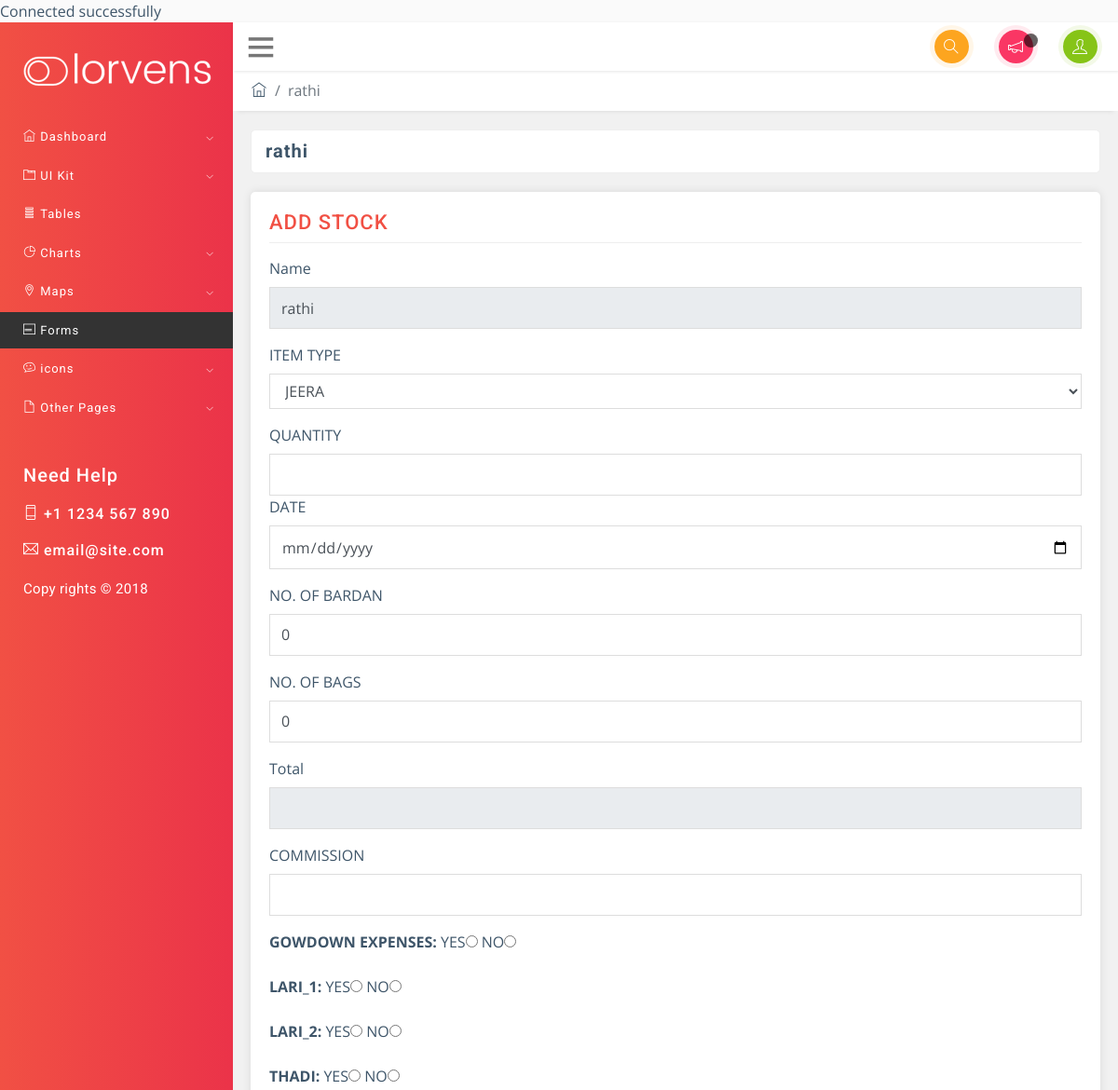
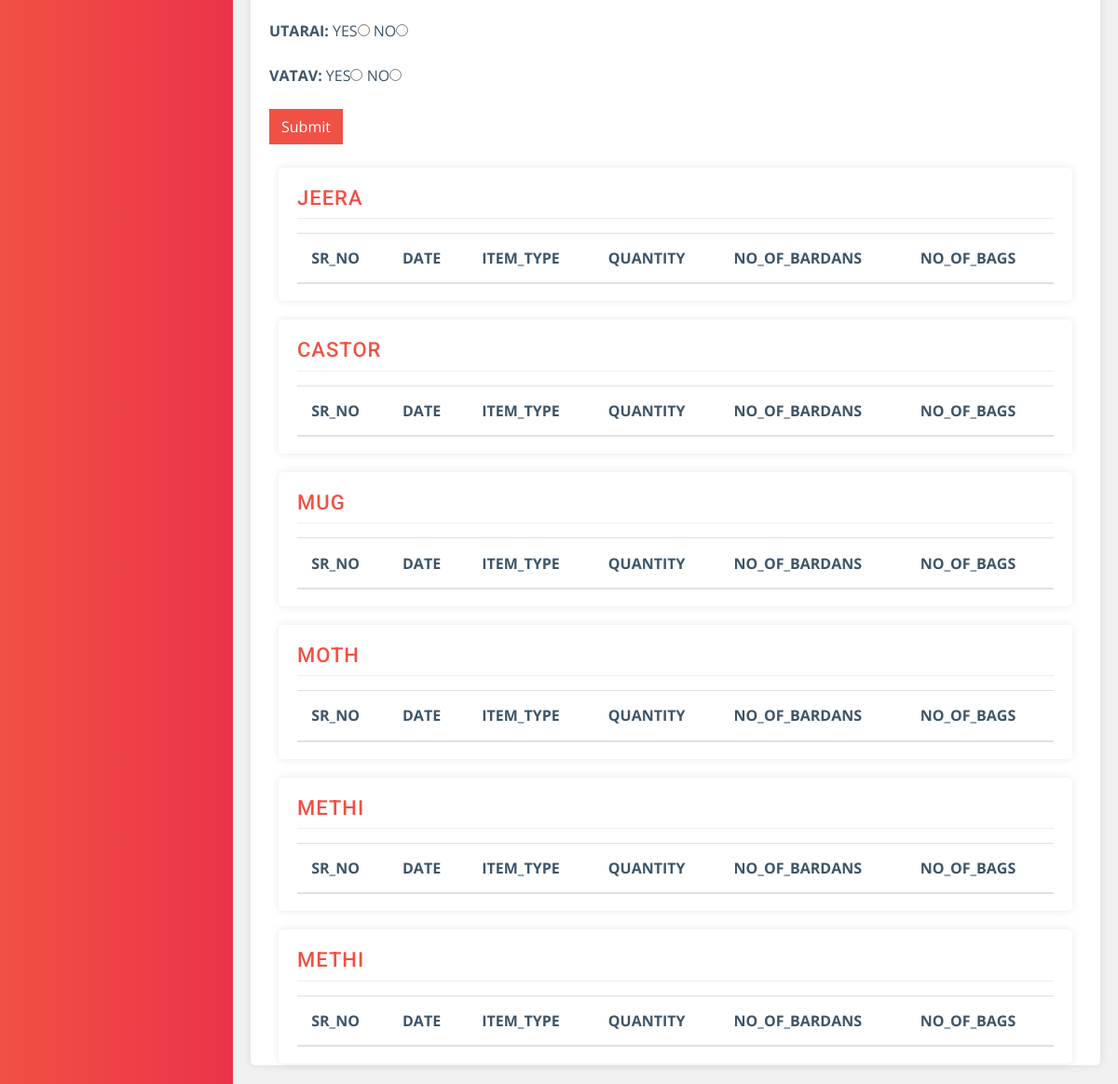
Page /add_stock.php?name=rathi on the committed database (2 pictures, top to bottom).
### tables this page shows
CREATE TABLE IF NOT EXISTS `items` (
  `SR_NO` int(100) NOT NULL AUTO_INCREMENT,
  `NAME` varchar(100) NOT NULL,
  PRIMARY KEY (`SR_NO`,`NAME`)
);

### add_stock.php (the view, shortened to what this page needs)
<?php
require_once 'conn.php';
if(isset($_GET['name'])){
?>
<html>
<head>
	<link rel="stylesheet" href="css/bootstrap.min.css">
	<link rel="stylesheet" href="css/themify-icons.css">
	<link rel="stylesheet" href="css/animate.css">
	<link rel="stylesheet" href="css/styles.css">
	<link rel="stylesheet" href="css/red.css" id="style_theme">
	<link rel="stylesheet" href="css/responsive.css">
	<link rel="stylesheet" href="charts/css/morris.css">
	<link rel="stylesheet" href="css/jquery-jvectormap.css">
</head>
<body>
	<div class="wrapper">
		<nav id="sidebar" class="lorvens-bg">
			<div class="sidebar-header">
				<a href="index.html"><img src="images/logo.png" class="logo" alt="logo"></a>
			</div>
			<ul class="list-unstyled components">
				<li>
					<a href="#nav-dashboard" data-toggle="collapse" aria-expanded="false">
						<span class="ti-home"></span> Dashboard
					</a>
				</li>
				<li class="nav-level-one">
					<a href="#nav-uiKit" data-toggle="collapse" aria-expanded="false">
						<span class="ti-layout-tab"></span> UI Kit
					</a>
				</li>
				<li>
					<a href="tables.html">
						<span class="ti-layout-menu-v"></span> Tables
					</a>
				</li>
				<li>
					<a href="#nav-charts" data-toggle="collapse" aria-expanded="false">
						<span class="ti-pie-chart"></span> Charts
					</a>
				</li>
				<li>
					<a href="#nav-maps" data-toggle="collapse" aria-expanded="false">
						<span class="ti-location-pin"></span> Maps
					</a>
				</li>
				<li class="active">
					<a href="forms.html">
						<span class="ti-layout-media-overlay-alt-2"></span> Forms
					</a>
				</li>
				<li>
					<a href="#nav-icons" data-toggle="collapse" aria-expanded="false">
						<span class="ti-themify-favicon"></span> icons
					</a>
				</li>
				<li>
					<a href="#nav-pages" data-toggle="collapse" aria-expanded="false">
						<span class="ti-file"></span> Other Pages
					</a>
				</li>
			</ul>
			<div class="nav-help animated fadeIn">
				<h5>Need Help</h5>
				<h6>
					<span class="ti-mobile"></span> +1 1234 567 890</h6>
				<h6>
					<span class="ti-email"></span> email@site.com</h6>
				<p class="copyright-text">Copy rights &copy; 2018</p>
			</div>
		</nav>
		<div id="content">
			<nav class="navbar navbar-default">
				<div class="container-fluid">
					<div class="navbar-header">
						<span class="ti-menu" id="sidebarCollapse"></span>
					</div>
					<ul class="nav justify-content-end">
						<li class="nav-item">
							<a class="nav-link" data-toggle="modal" data-target=".lorvens-modal-lg">
								<span class="ti-search"></span>
							</a>
						</li>
						<li class="nav-item">
							<a class="nav-link dropdown-toggle" data-toggle="dropdown" href="#" role="button" aria-haspopup="true" aria-expanded="false">
								<span class="ti-announcement"></span>
							</a>
						</li>
						<li class="nav-item">
							<a class="nav-link dropdown-toggle" data-toggle="dropdown" href="#" role="button" aria-haspopup="true" aria-expanded="false">
								<span class="ti-user"></span>
							</a>
						</li>
					</ul>
				</div>
			</nav>
			<ol class="breadcrumb">
				<li class="breadcrumb-item">
					<a href="index.html">
						<span class="ti-home"></span>
					</a>
				</li>
				<li class="breadcrumb-item active"><?php echo $_GET['name'];?></li>
			</ol>
			<div class="container-fluid">
				<div class="row">
					<div class="col-md-12">
						<h3 class="block-title"><?php echo $_GET['name'];?></h3>
					</div>
				</div>
				<div class="row">
					<div class="col-md-12">
						<div class="widget-area-2 lorvens-box-shadow">
							<h3 class="widget-title">ADD STOCK</h3>
														<div class="lorvens-widget">
								<form action="add_stock_backend.php" method="POST">
									<div class="form-group">
										<label for="exampleInputEmail1">Name</label>
										<input type="text" class="form-control" id="exampleInputEmail1" aria-describedby="emailHelp" name="name"  value="<?php echo $_GET['name'];?>" readonly>
										</div>
									<div class="form-group">
										<label for="exampleFormControlSelect1">ITEM TYPE</label>
										<select class="form-control" id="exampleFormControlSelect1" name="item">
											<?php
													$sql3 = "SELECT * FROM `items`";
													$result3 = $conn->query($sql3);
											           while ($row3=$result3->fetch_assoc())
														{
											                echo "<option value=".$row3["NAME"].">".$row3["NAME"]."</option>";
											            }
											?>
										</select>
									</div>
									<div class="form-group">
										<label for="exampleInputEmail1">QUANTITY</label>
										<input type="number" class="form-control" id="exampleInputEmail1" aria-describedby="emailHelp" name="quantity">
										<div class="form-group">
										<label for="exampleInputEmail1">DATE </label>
										<input type="DATE" class="form-control" id="exampleInputEmail1" aria-describedby="emailHelp" name="date">
										</div>
										</div>
										<div class="form-group">
										<label for="exampleInputEmail1">NO. OF BARDAN </label>
										<input type="number" class="form-control" id="Bardan" aria-describedby="emailHelp" value="0" name="bardan">
										</div>
										<div class="form-group">
										<label for="exampleInputEmail1">NO. OF BAGS</label>
										<input type="number" class="form-control" id="Bags" aria-describedby="emailHelp" value="0" name="bags" onkeyup="myFunction()">
									    </div>
										<div class="form-group">
										<label for="exampleInputEmail1">Total</label>
										<input type="number" class="form-control" id="Total" aria-describedby="emailHelp" name="total" readonly >
										</div>
										<div class="form-group">
										<label for="exampleInputEmail1">COMMISSION </label>
										<input type="number" class="form-control" id="exampleInputEmail1" aria-describedby="emailHelp" name="commission">
										</div>
									<div class="form-group">
										<label for="exampleFormControlSelect1"><b>GOWDOWN EXPENSES:</b></label>
										YES<input type="radio" name="GE" value="1" >
										NO<input type="radio" name="GE" value="0">
									</div>
									<div class="form-group">
										<label for="exampleFormControlSelect1"><b>LARI_1:</b></label>
										YES<input type="radio" name="L1" value="1" >
										NO<input type="radio" name="L1" value="0">
									</div>
									<div class="form-group">
										<label for="exampleFormControlSelect1"><b>LARI_2:</b></label>
										YES<input type="radio" name="L2" value="1" >
										NO<input type="radio" name="L2" value="0">
									</div>
									<div class="form-group">
										<label for="exampleFormControlSelect1"><b>THADI:</b></label>
										YES<input type="radio" name="TH" value="1" >
										NO<input type="radio" name="TH" value="0">
									</div>
									<div class="form-group">
										<label for="exampleFormControlSelect1"><b>UTARAI:</b></label>
										YES<input type="radio" name="UT" value="1" >
										NO<input type="radio" name="UT" value="0">
									</div>
									<div class="form-group">
										<label for="exampleFormControlSelect1"><b>VATAV:</b></label>
										YES<input type="radio" name="VT" value="1" >
										NO<input type="radio" name="VT" value="0">
									</div>
									<button type="submit" name="Submit" class="btn btn-primary">Submit</button>
								</form>
							</div>
						<?php
										$sql1 = "SELECT * FROM `items`";
										$result1 = $conn->query($sql1);
										while ($row1=$result1->fetch_assoc())
											{
						?>
						<div class="col-md-12">
						<div class="widget-area-2 lorvens-box-shadow">
							<h3 class="widget-title"><?php echo $row1["NAME"]; ?></h3>
							<div class="table-div">
								<table class="table table-hover">
									<thead>
										<tr>
											<th scope="col">SR_NO</th>
											<th scope="col">DATE</th>
											<th scope="col">ITEM_TYPE</th>
											<th scope="col">QUANTITY</th>
											<th scope="col">NO_OF_BARDANS</th>
											<th scope="col">NO_OF_BAGS</th>
										</tr>
									</thead>
								</table>
							</div>
						</div>
					</div>
					<?php
				}
									  ?>
							</div>
						</div>
					</div>
				</div>
			</div>
		</div>
</body>
</html>
<?php
}
?>

### css/styles.css (style rules this page uses)
body { font-family: 'Open Sans', sans-serif; background: #fafafa; color: #3e5569; }
h1, h2, h3, h4, h5, h6, span, #sidebar { font-family: 'Roboto', sans-serif; letter-spacing: 1px; }
p { font-size: 1em; line-height: 1.7em; color: #666; letter-spacing: .3px; }
a, a:hover, a:focus { color: inherit; text-decoration: none; transition: all 0.3s; }
.navbar { padding: 10px 0px; background: #fff; border: none; border-radius: 0; margin-bottom: -1px; box-shadow: 1px 1px 3px rgba(0, 0, 0, 0.1); }
.breadcrumb { border-radius: 0; margin-bottom: 0; background: #fff; box-shadow: 0 6px 4px -5px #ddd; padding: 10px 20px; }
.table td, .table th { padding: .95rem; }
#content { margin-bottom: 20px; transition: all 0.3s; width: 100%; }
.lorvens-box-shadow { border-radius: 0; border: 0; -webkit-box-shadow: 0 0px 10px rgba(0, 0, 0, 0.1); box-shadow: 0 0px 10px rgba(0, 0, 0, 0.1); background: #fff; margin-top: 20px; }
div[class*="col-"] { padding-right: 9px; padding-left: 9px; }
div[class*="col-"] div[class*="col-"] { padding-right: 10px; padding-left: 10px; }
.widget-area-2 .table-div { padding: 0px; }
.lorvens-widget { margin-bottom: 20px; }
.wrapper { display: flex; align-items: stretch; background-color: #f1f1f1; }
#sidebar { min-width: 250px; max-width: 250px; color: #ffffff; transition: all 0.3s; min-height: 100vh; }
#sidebar ul li a { text-align: left; }
#sidebar .sidebar-header { padding: 30px 20px; }
#sidebar ul.components>li { position: relative; margin: 2px 0; }
#sidebar ul li a { padding: 10px 10px 10px 25px; font-size: 13px; display: block; letter-spacing: 1px; }
#sidebar ul li.active>a, #sidebar a[aria-expanded="true"] { color: #fff; background: #333; }
#sidebar a[data-toggle="collapse"] { position: relative; }
#sidebar a[aria-expanded="false"]::before, #sidebar a[aria-expanded="true"]::before { content: '\e64b'; display: block; position: absolute; right: 20px; font-family: 'themify'; font-size: 0.6em; top: 40%; }
#sidebarCollapse { padding-top: 10px; padding-bottom: 10px; font-size: 30px; cursor: pointer; color: #777; }
.nav-help { padding: 25px; }
.nav-help h6 { margin: 20px 0px; letter-spacing: 1px; }
.navbar-default .dropdown-toggle::after { display: none; }
.navbar-default .ti-announcement, .navbar-default .ti-user, .navbar-default .ti-search { padding: 10px; border-radius: 50%; color: #fff; }
.navbar-default .ti-announcement::after { content: ""; width: 15px; height: 15px; -webkit-animation: bounce 1.0s infinite ease-in-out; animation: bounce 1.0s infinite ease-in-out; background: rgba(0, 0, 0, .6); position: absolute; top: 12px; border-radius: 50%; }
.navbar-default .ti-user { background: rgba(134, 196, 23, 1); box-shadow: 0 0 0 5px rgba(134, 196, 23, .1); }
.navbar-default .ti-announcement { background: rgba(250, 54, 100, 1); box-shadow: 0 0 0 5px rgba(250, 54, 100, .1); }
.navbar-default .ti-search { background: rgba(253, 165, 31, 1); box-shadow: 0 0 0 5px rgba(253, 165, 31, .1); }
.navbar .nav .nav-item:last-child .nav-link { padding-right: 7px; }
h3.block-title { font-size: 20px; color: #3e5569; border: 1px solid #eee; margin: 20px 0 0; padding: 5px 15px; background: #fff; border-radius: 5px; font-weight: bold; }
.widget-area-2 { background: #fff; margin-top: 20px; padding: 20px; padding-bottom: 2px; border-radius: 5px; }
.widget-title { font-size: 22px; padding-bottom: .5rem; margin-bottom: 15px; border-bottom: 1px solid #eeeeee; }
.copyright-text { color: #fff; font-size: 15px; }
.btn { border-radius: 0; margin-bottom: 5px; }
.form-control { border-radius: 0px; border-color: #ddd; }
input.form-control { padding: .59rem .75rem; }
.block-title { -ms-flex: 1 1 auto; flex: 1 1 auto; min-height: 1.75rem; margin: 0; font-size: 1.125rem; font-weight: 400; line-height: 1.75; }

### css/red.css (style rules this page uses)
.lorvens-bg { background: #F15044; background: -webkit-linear-gradient(to right, #F15044, #EB3349); background: linear-gradient(to right, #F15044, #EB3349); }
.btn-primary { background-color: #F15044; border-color: #F15044; }
.widget-title { color: #F15044; }

### css/responsive.css (style rules this page uses)
@media (min-width: 992px) { .row { margin-right: -5px; margin-left: -5px; } }

### rows in the picture
items: NAME "JEERA"
items: NAME "CASTOR"
items: NAME "MUG"
items: NAME "MOTH"
items: NAME "METHI"
items: NAME "METHI"

### other values in the picture
$_GET['name'] "rathi"
form field item "JEERA"
